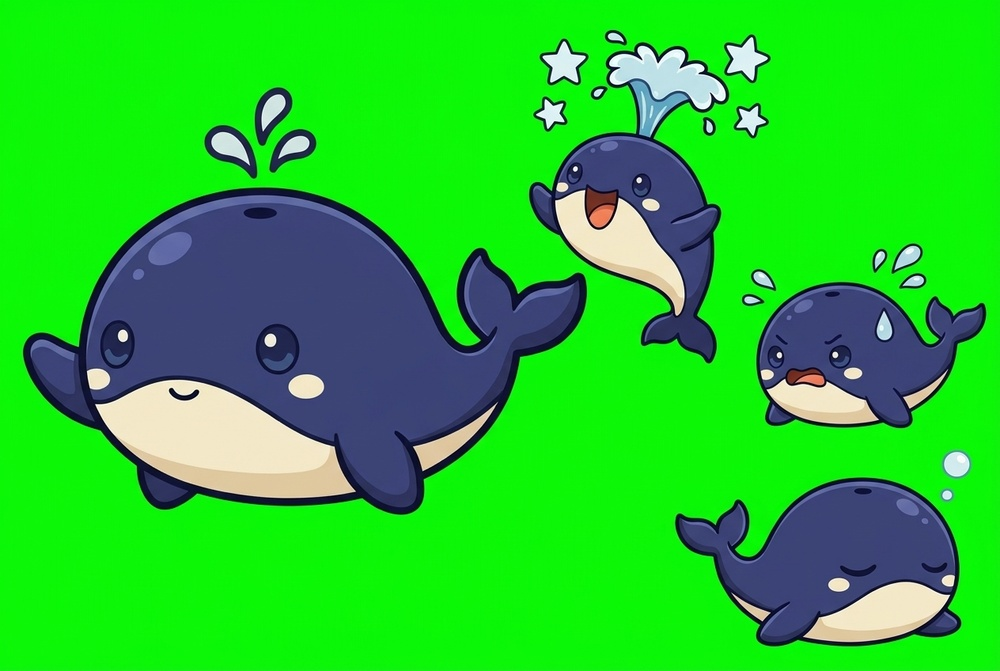
#> input picture assets/raw/continuo/sheet.jpeg, 1000 x 671 px, shrunk from 1264 x 848 before the run
$ python key_green.py ../assets/raw/continuo/sheet.jpeg ../assets/raw/continuo/sheet.jpeg
#> lines starting #> are read from the running program, lines starting #| are printed output that depends on the picture
"""緑一色の背景（#00FF00）で描かせた絵から背景を抜き、透明な PNG にする。

使い方: uv run --with pillow --with numpy python -I scripts/key_green.py <入力.png> <出力.png>

ffmpeg の colorkey だけでは、輪郭のまわりに緑のにじみが残る。そこで、
緑の強さで透明度を決め、残った緑みを赤と青の大きいほうまで下げてから、絵のある範囲で切り抜く。
"""
import sys

import numpy as np
from PIL import Image


def key(src: str, dst: str) -> None:
#> called with src = '../assets/raw/continuo/sheet.jpeg', dst = '../assets/raw/continuo/sheet.jpeg'
    rgb = np.asarray(Image.open(src).convert("RGB")).astype(np.float32)
    r, g, b = rgb[..., 0], rgb[..., 1], rgb[..., 2]
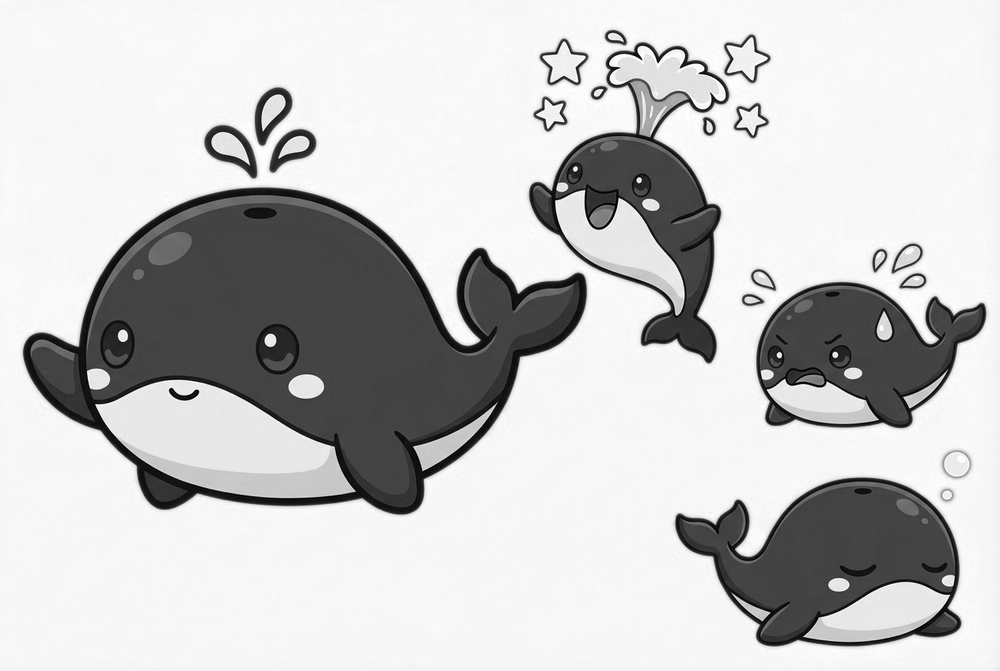
#> g: shape (671, 1000) float32; min 0, max 255, mean 198.4
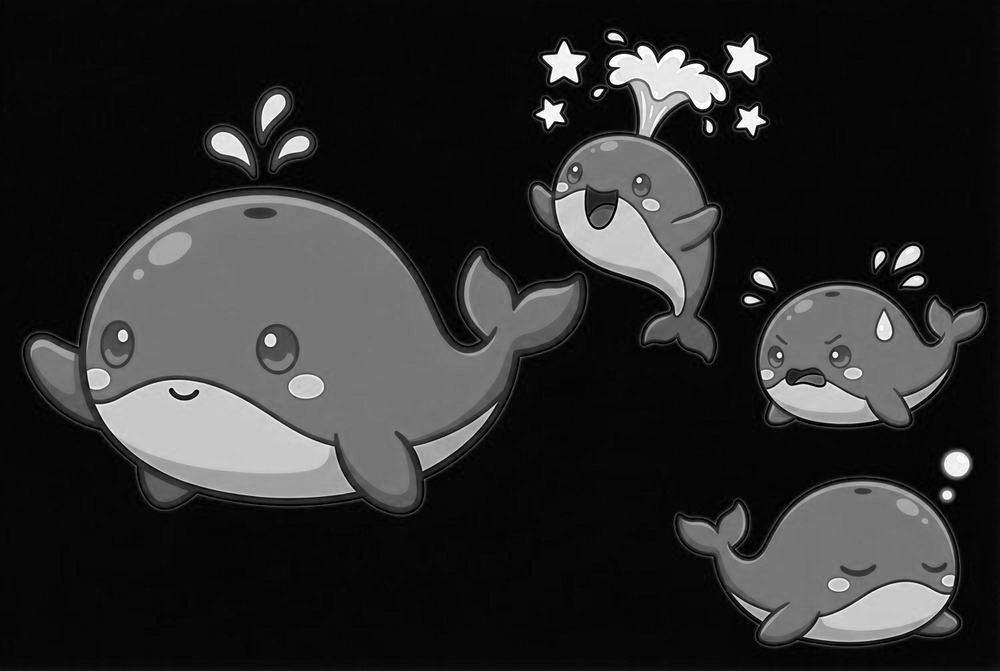
#> b: shape (671, 1000) float32; min 0, max 255, mean 44.5
    # 緑の強さ: 緑が赤と青の大きいほうをどれだけ上回るか
    excess = g - np.maximum(r, b)
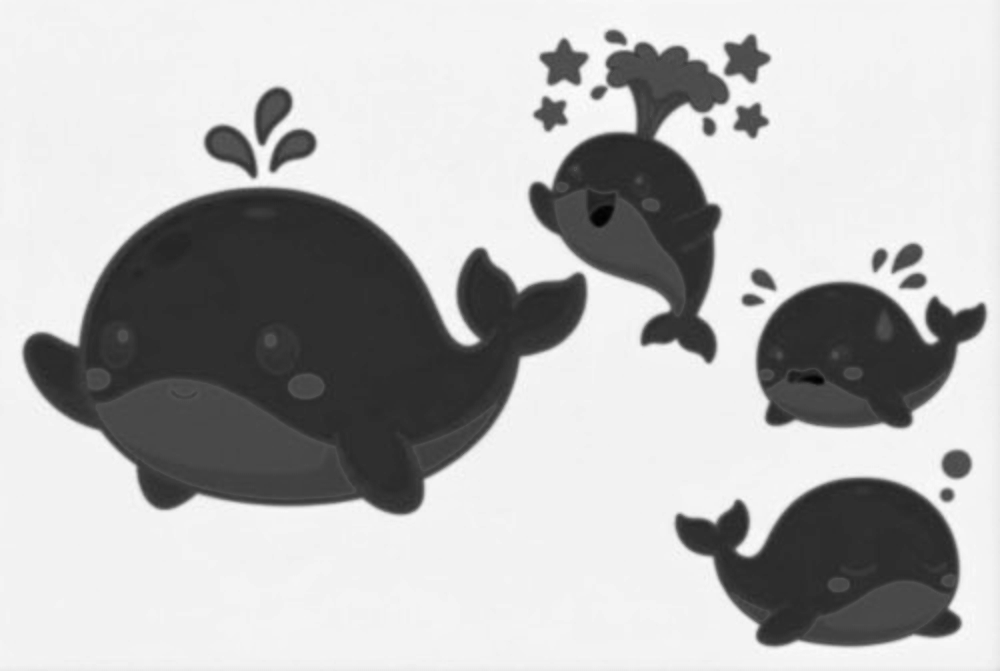
#> excess: shape (671, 1000) float32; min -119, max 254, mean 147.8; drawn with min black and max white
    alpha = np.clip(1.0 - (excess - 40.0) / 80.0, 0.0, 1.0)
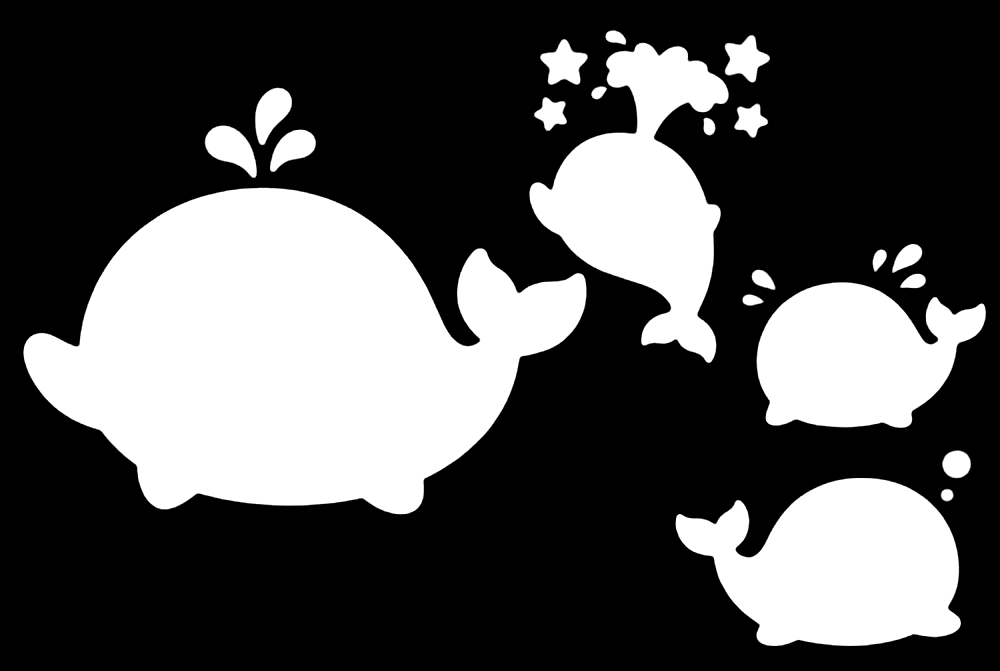
#> alpha: shape (671, 1000) float32; min 0, max 1, mean 0.319
    alpha[(g > 150) & (excess > 120)] = 0.0
    # にじんだ緑を消す
    g2 = np.minimum(g, np.maximum(r, b) + 10.0)
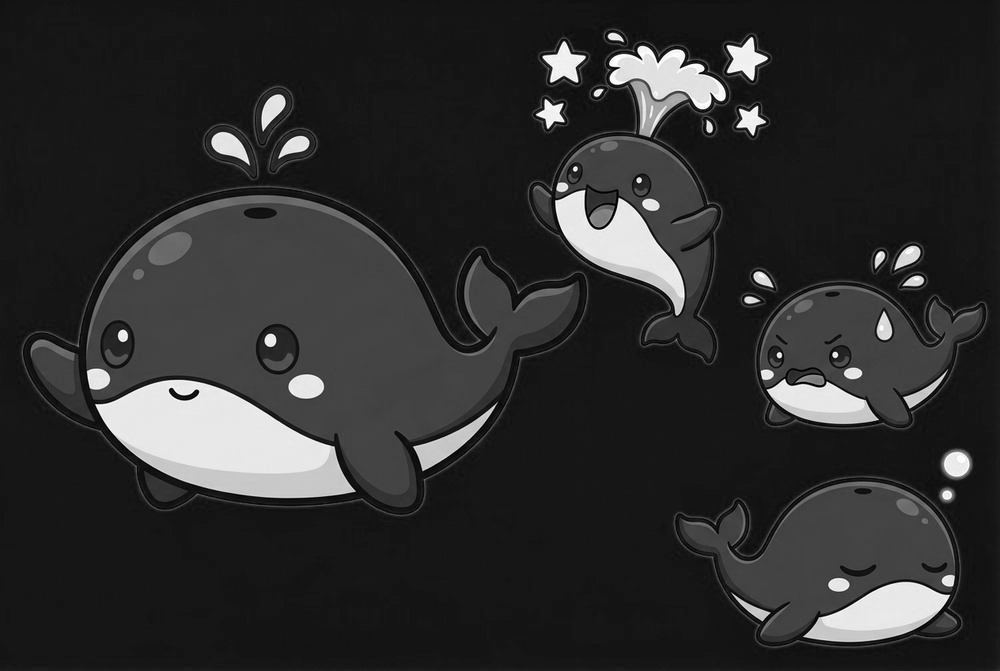
#> g2: shape (671, 1000) float32; min 0, max 255, mean 45.9
    out = np.dstack([r, g2, b, alpha * 255.0]).astype(np.uint8)
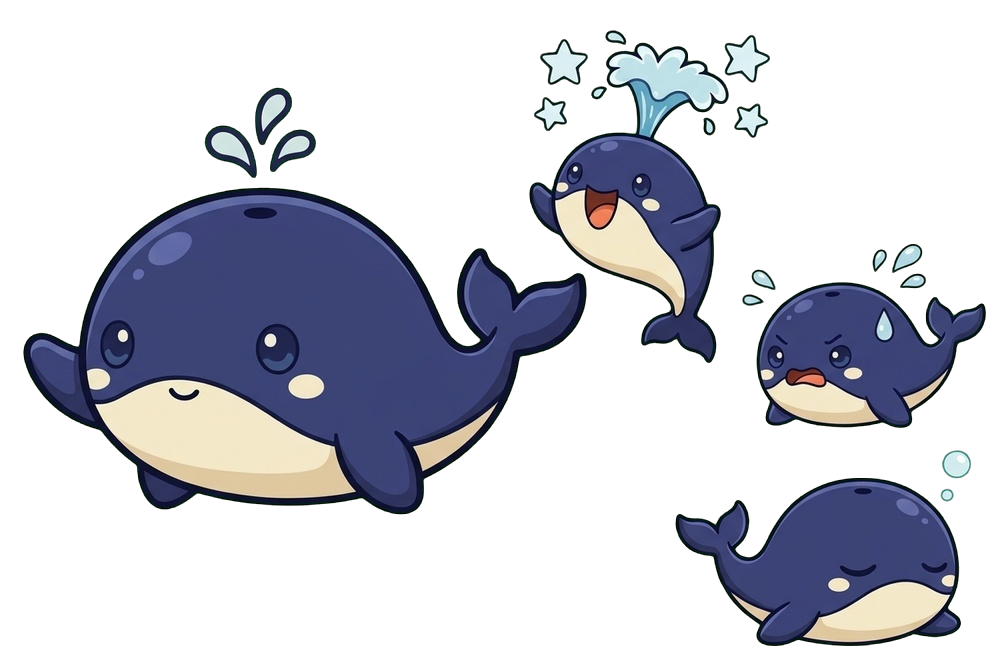
#> out: shape (671, 1000, 4); mean of channels 0, 1, 2, 3 37.5, 45.9, 44.5, 81.4; transparent parts drawn white
    img = Image.fromarray(out, "RGBA")
    bbox = img.getchannel("A").point(lambda a: 255 if a > 16 else 0).getbbox()
#> bbox = (23, 30, 986, 646)
    if bbox:
        pad = 8
        l, t, rr, bb = bbox
#> l = 23; t = 30; rr = 986; bb = 646
        img = img.crop((max(l - pad, 0), max(t - pad, 0), min(rr + pad, img.width), min(bb + pad, img.height)))
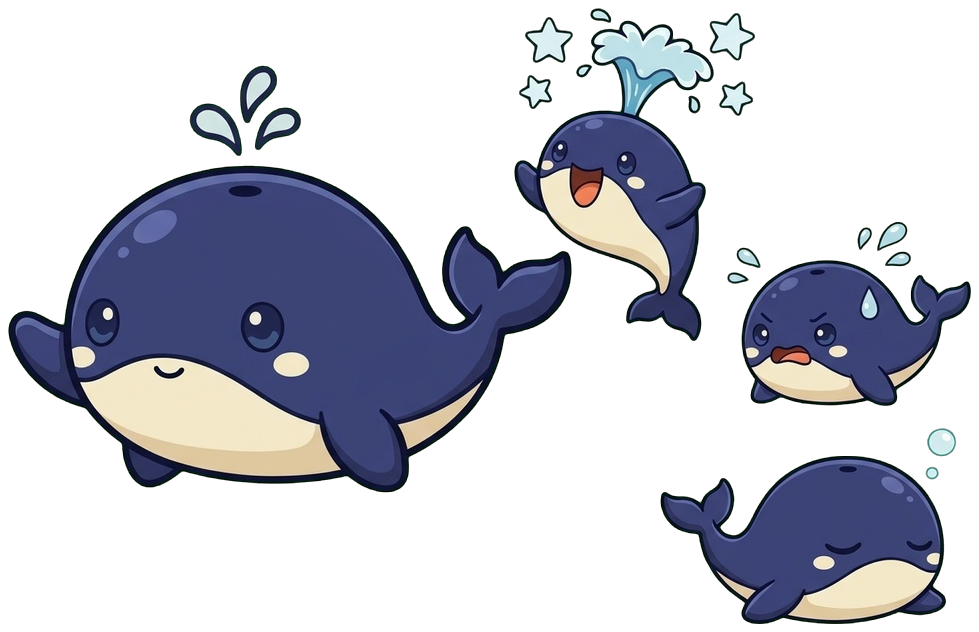
#> img: PIL image 979x632 RGBA; mean R, G, B, A 39.7, 47.9, 47.6, 88.3; transparent parts drawn white
    img.save(dst)


if __name__ == "__main__":
    key(sys.argv[1], sys.argv[2])
